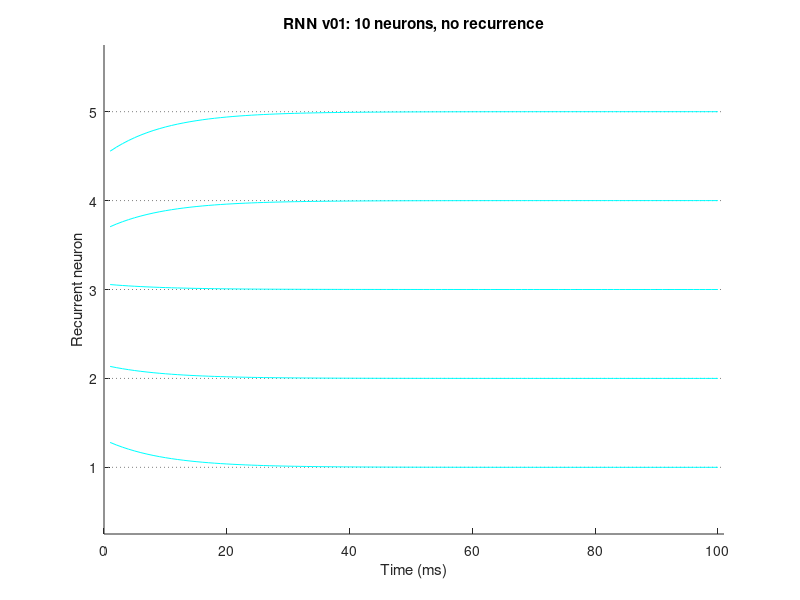

The MATLAB script that drew this image:
%RNN_v0.1 Initial skeleton for running a recurrent neural network
%
% This version just sets up the basic flow of the program, without any
% actual recurrent interactions. It just plots the activity of nGN
% ``generator neurons'' whose activites fall exponentially over time.
%
% Here the plotting is all done at the end of the time loop, which is
% much more efficient.

% Emilio Salinas, January 2021

% 
% network parameters
%
nGN = 10;     % number of generator (recurrent) neurons
tau = 10;    % membrane time constant, in ms

% 
% run parameters
%
Tmax = 100;   % simulation time (in ms)
dt = 1;      % integration time step (in ms)
nplot = 5;   % number of generator neurons to plot;

if nplot > nGN
    nplot = nGN;
end

%
% initialize arrays
%
x = -1 + 2*rand(nGN,1);

% set space for data to be plotted
nTmax = Tmax/dt;
tplot = NaN(1, nTmax);
xplot = NaN(nplot, nTmax);

%---------------
% loop over time
%---------------

t=0;
for j=1:nTmax
    t = t + dt;
    % tau dx/dt = -x
    dxdt = -x/tau;
    x = x + dxdt*dt;
    
    % save some data for plotting 
    tplot(j) = t;
    xplot(:,j) = x(1:nplot);
end

%
% graph the results
%
clrGN = 'c';
clr_grid = 0.5*[1 1 1];

% scale factor for plotting activity one neuron per row
sfac = 0.5;     

clf
hold on
xlim([0 Tmax+1])
ylim([0.25 nplot+0.75])
set(gca, 'YTick', [1:nplot])

for j=1:nplot
    yoff = (j-1) + 1;
    plot(xlim, yoff*[1 1], ':', 'color', clr_grid)
    plot(tplot, xplot(j,:)*sfac + yoff, '-', 'color', clrGN);
end
ylabel('Recurrent neuron')
xlabel('Time (ms)')
title(['RNN v01: ' num2str(nGN) ' neurons, no recurrence'])



